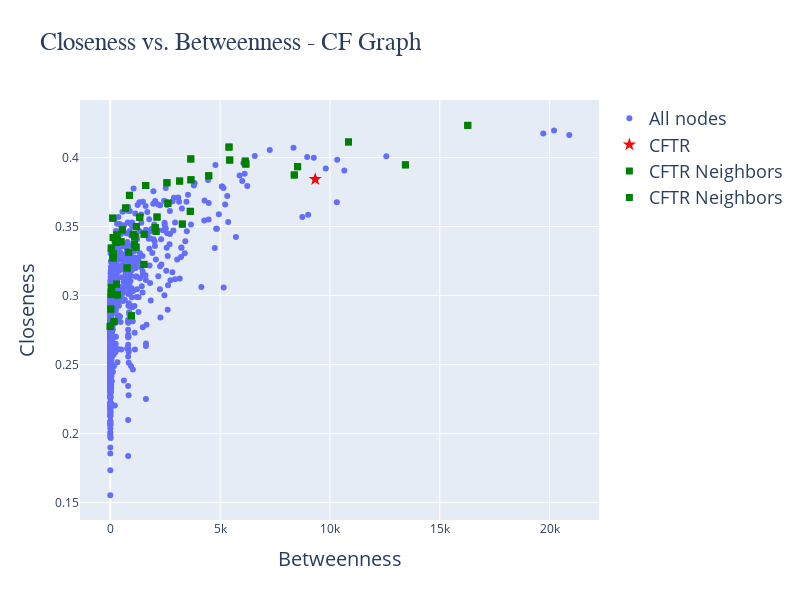

Notebook source saved alongside this figure:
### Code cell
fig = go.Figure(data=go.Scatter(x=betweeness,
                                y=closeness,
                                mode='markers',
                                hovertext=cf_connected_graph.vs["name"],
                                name="All nodes"))

fig.update_layout(title=dict(text='Closeness vs. Betweenness - CF Graph',font=dict(family="Arial",size=25)),
    xaxis_title=dict(text='Betweenness',font=dict(size=20)),
    yaxis_title=dict(text='Closeness',font=dict(size=20)),
    legend=dict(font=dict(size=18)),
    width=800,  # Width in pixels
    height=600,  # Height in pixels
)

fig.add_trace(go.Scatter(
    x=[cftr_betweeness],
    y=[cftr_closeness],
    mode='markers',
    name='CFTR',
    marker=dict(color='red', size=10, symbol='star'),
    hovertext=cf_centralities_measure.loc[cf_centralities_measure["UniprotID"] == cftr]["UniprotID"].values[0]
))

fig.add_trace(go.Scatter(
    x=cf_nei_betweeness,
    y=cf_nei_closeness,
    mode='markers',
    name='CFTR Neighbors',
    marker=dict(color='green', size=7, symbol='square'),
    hovertext=cf_neighbors
))

fig.add_trace(go.Scatter(
    x=cf_nei_betweeness,
    y=cf_nei_closeness,
    mode='markers',
    name='CFTR Neighbors',
    marker=dict(color='green', size=7, symbol='square'),
    hovertext=cf_neighbors
))

fig.show()

### Figure 1 — Plotly figure (JSON) as saved in the notebook; plotly's stock layout.template omitted (floating-point values rounded to 4 significant figures; data arrays with more than 128 entries replaced by an {"elided": "..."} marker saying what was removed)
{"data": [{"hovertext": {"elided": "813 str values"}, "mode": "markers", "name": "All nodes", "type": "scatter", "x": {"elided": "813 float values"}, "y": {"elided": "813 float values"}}, {"hovertext": "P13569", "marker": {"color": "red", "size": 10, "symbol": "star"}, "mode": "markers", "name": "CFTR", "type": "scatter", "x": [9329.0], "y": [0.3843]}, {"hovertext": ["P07900", "P05787", "P04637", "P02545", "P31946", "O95433", "P55072", "P30153", "P38646", "P21980", "P14618", "O14745", "Q15185", "P04792", "P16615", "Q9UBN7", "P10809", "P15311", "Q9UKV5", "Q05086", "P98082", "P63104", "P05783", "P08670", "P63244", "P11021", "Q13501", "Q8N668", "Q99942", "P34932", "P60709", "P51572", "Q9Y3F4", "O00161", "Q9HD26", "P01023", "Q14694", "P46778", "P13987", "P06702", "P05109", "Q16643", "P04083", "O43852", "Q5XXA6", "Q9HBW0", "Q16623", "P04080", "Q5T2W1", "P29966", "O15554", "Q7LBE3"], "marker": {"color": "green", "size": 7, "symbol": "square"}, "mode": "markers", "name": "CFTR Neighbors", "type": "scatter", "x": [6141.0, 486.4, 16270.0, 13430.0, 3670.0, 43.24, 5436.0, 693.4, 870.8, 1115.0, 1611.0, 1531.0, 126.8, 6171.0, 1339.0, 2576.0, 8375.0, 1188.0, 832.0, 3278.0, 123.5, 3662.0, 108.4, 8527.0, 2622.0, 10840.0, 4480.0, 2126.0, 318.9, 3155.0, 5403.0, 2045.0, 1100.0, 280.2, 1172.0, 3641.0, 253.9, 1044.0, 130.3, 1540.0, 544.7, 2084.0, 301.5, 287.5, 21.33, 166.1, 763.4, 60.81, 964.0, 43.19, 0, 0], "y": [0.3975, 0.339, 0.4234, 0.3947, 0.3839, 0.3344, 0.3982, 0.3635, 0.3726, 0.3426, 0.3798, 0.3226, 0.3303, 0.3953, 0.3568, 0.3818, 0.3874, 0.35, 0.3314, 0.3518, 0.3273, 0.399, 0.3561, 0.3934, 0.3669, 0.4113, 0.3869, 0.3569, 0.3005, 0.383, 0.4076, 0.3492, 0.3373, 0.3083, 0.3351, 0.361, 0.3389, 0.3444, 0.342, 0.3444, 0.3476, 0.3466, 0.3439, 0.3386, 0.2902, 0.2811, 0.3201, 0.3057, 0.2854, 0.301, 0.2777, 0.2777]}, {"hovertext": ["P07900", "P05787", "P04637", "P02545", "P31946", "O95433", "P55072", "P30153", "P38646", "P21980", "P14618", "O14745", "Q15185", "P04792", "P16615", "Q9UBN7", "P10809", "P15311", "Q9UKV5", "Q05086", "P98082", "P63104", "P05783", "P08670", "P63244", "P11021", "Q13501", "Q8N668", "Q99942", "P34932", "P60709", "P51572", "Q9Y3F4", "O00161", "Q9HD26", "P01023", "Q14694", "P46778", "P13987", "P06702", "P05109", "Q16643", "P04083", "O43852", "Q5XXA6", "Q9HBW0", "Q16623", "P04080", "Q5T2W1", "P29966", "O15554", "Q7LBE3"], "marker": {"color": "green", "size": 7, "symbol": "square"}, "mode": "markers", "name": "CFTR Neighbors", "type": "scatter", "x": [6141.0, 486.4, 16270.0, 13430.0, 3670.0, 43.24, 5436.0, 693.4, 870.8, 1115.0, 1611.0, 1531.0, 126.8, 6171.0, 1339.0, 2576.0, 8375.0, 1188.0, 832.0, 3278.0, 123.5, 3662.0, 108.4, 8527.0, 2622.0, 10840.0, 4480.0, 2126.0, 318.9, 3155.0, 5403.0, 2045.0, 1100.0, 280.2, 1172.0, 3641.0, 253.9, 1044.0, 130.3, 1540.0, 544.7, 2084.0, 301.5, 287.5, 21.33, 166.1, 763.4, 60.81, 964.0, 43.19, 0, 0], "y": [0.3975, 0.339, 0.4234, 0.3947, 0.3839, 0.3344, 0.3982, 0.3635, 0.3726, 0.3426, 0.3798, 0.3226, 0.3303, 0.3953, 0.3568, 0.3818, 0.3874, 0.35, 0.3314, 0.3518, 0.3273, 0.399, 0.3561, 0.3934, 0.3669, 0.4113, 0.3869, 0.3569, 0.3005, 0.383, 0.4076, 0.3492, 0.3373, 0.3083, 0.3351, 0.361, 0.3389, 0.3444, 0.342, 0.3444, 0.3476, 0.3466, 0.3439, 0.3386, 0.2902, 0.2811, 0.3201, 0.3057, 0.2854, 0.301, 0.2777, 0.2777]}], "layout": {"height": 600, "legend": {"font": {"size": 18}}, "title": {"font": {"family": "Arial", "size": 25}, "text": "Closeness vs. Betweenness - CF Graph"}, "width": 800, "xaxis": {"title": {"font": {"size": 20}, "text": "Betweenness"}}, "yaxis": {"title": {"font": {"size": 20}, "text": "Closeness"}}}}
